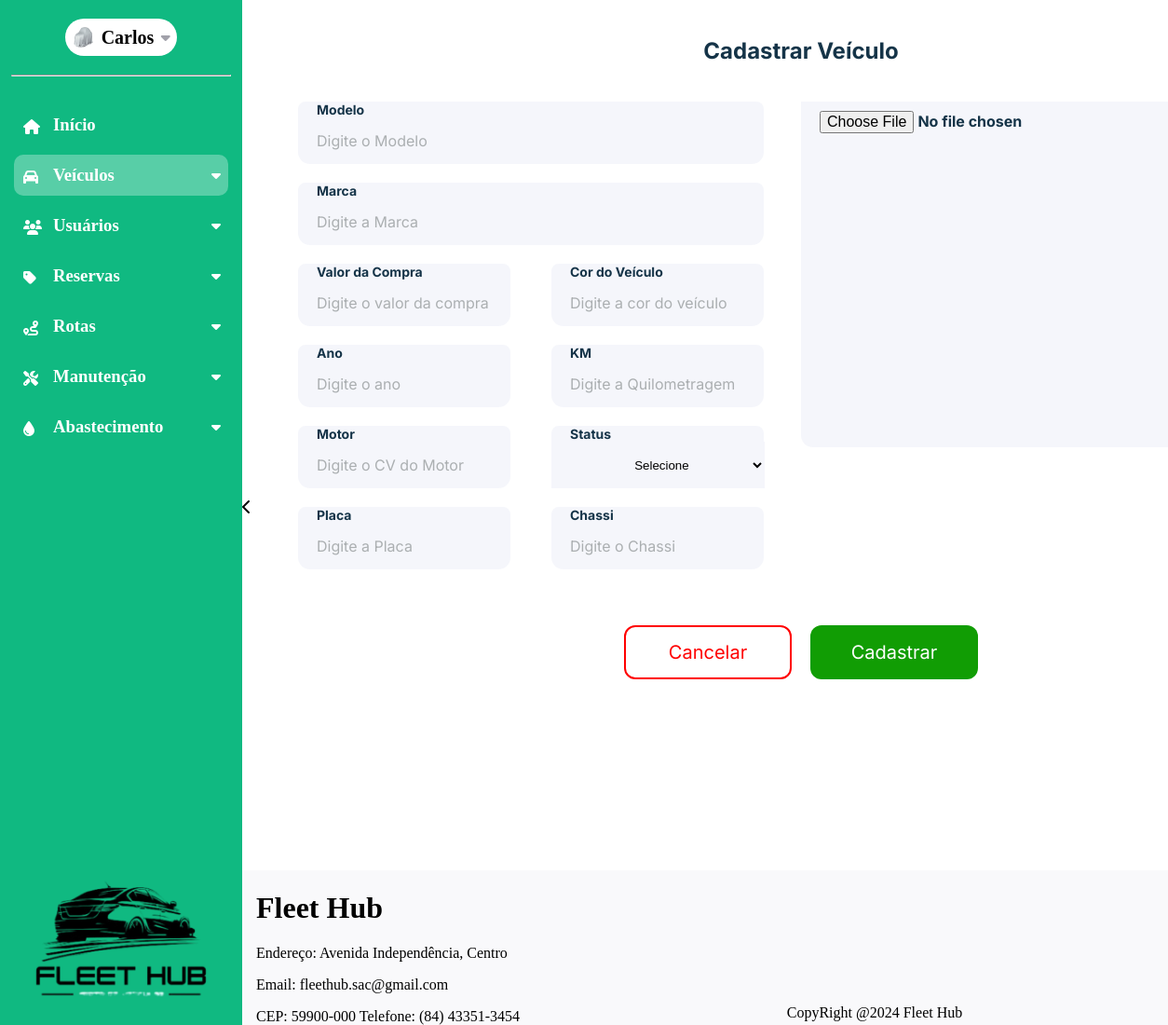
Screenshot of /cadastrar-veiculo (signed in) with the database file from the repository.
### dashboard/models.py (models this page shows, shortened)
class CustomUser(AbstractUser):
    nome = models.CharField(max_length=50)
    email = models.EmailField(max_length=254, unique=True)
    cpf = models.CharField(max_length=11, unique=True)
    telefone = models.CharField(max_length=15)
    rua = models.CharField(max_length=35)
    bairro = models.CharField(max_length=35)
    cidade = models.CharField(max_length=35)
    cep = models.CharField(max_length=15)
    imagem = models.ImageField(
        upload_to="imagens/usuario",
        height_field=None,
        width_field=None,
        max_length=None,
        default="carro-escondido.jpg",
    )
    estado = models.ForeignKey(Estado, on_delete=models.CASCADE, null=True, blank=True)
    tipo_usuario = models.ForeignKey(TipoUsuario, on_delete=models.CASCADE, null=True, blank=True)
    status_usuario = models.ForeignKey(StatusUsuario, on_delete=models.CASCADE, null=True, blank=True)
    groups = models.ManyToManyField(
        "auth.Group",
        related_name="customuser_set",
        blank=True
    )
    user_permissions = models.ManyToManyField(
        "auth.Permission",
        related_name="customuser_permissions_set",
        blank=True
    )

### dashboard/views.py (the view, shortened to what this page needs)
# urls.py: path('cadastrar-veiculo',views.cadastrar_veiculo,name='cadastrar_veiculo'),
@login_required
def cadastrar_veiculo(request):
    status = get_list_or_404(Status_Veiculo)
    return render(request, 'dashboard/cadastrar_veiculos.html', {'status':status})

### dashboard/templates/dashboard/cadastrar_veiculos.html (shortened to what this page needs)
{% extends 'base.html' %}
{% load static %}
{% block page_name %}cadastrar_veiculo{% endblock page_name %}
{% block estilos %}
<link rel="stylesheet" href="{% static 'css/cadastrar_veiculos.css' %}">
<link href="https://cdnjs.cloudflare.com/ajax/libs/font-awesome/6.0.0-beta3/css/all.min.css" rel="stylesheet">
{% endblock estilos %}
{% block content %}
<section id="conteudo-secundario">
    <form action="" method="POST" enctype="multipart/form-data">
        <h2 id='page_title'>Cadastrar Veículo</h2>
        <div class="container">
            <div class="menu_esquerdo">
                <div class="input_container">
                    <label>Modelo</label>
                    <input name="modelo" type="text" id="modelo" placeholder="Digite o Modelo" required>
                </div>
                <div class="input_container">
                    <label>Marca</label>
                    <input name="marca" type="text" id="marca" placeholder="Digite a Marca" required>
                </div>
                <div class="campo_duplo">
                    <div class="input_container">
                        <label>Valor da Compra</label>
                        <input name="valor" type="text" id="valcompra" maxlength="14" placeholder="Digite o valor da compra" required>
                    </div>
                    <div class="input_container">
                        <label>Cor do Veículo</label>
                        <input name="cor" type="text" id="cor_veiculo" maxlength="14" placeholder="Digite a cor do veículo" required>
                    </div>
                </div>
                <div class="campo_duplo">
                    <div class="input_container">
                        <label>Ano</label>
                        <input name="ano" type="text" id="ano" placeholder="Digite o ano" required>
                    </div>
                    <div class="input_container">
                        <label>KM</label>
                        <input name="km" type="text" id="km" placeholder="Digite a Quilometragem" required>
                    </div>
                </div>
                <div class="campo_duplo">
                    <div class="input_container">
                        <label>Motor</label>
                        <input name="motor" type="text" id="motor" placeholder="Digite o CV do Motor" required>
                    </div>
                    <div class="input_container">
                        <label>Status</label>
                        <select id="estados" name="status">
                            <option selected>Selecione</option>
                        </select>
                    </div>
                </div>
                <div class="campo_duplo">
                    <div class="input_container">
                        <label>Placa</label>
                        <input name="placa" type="text" id="placa" placeholder="Digite a Placa" required>
                    </div>
                    <div class="input_container">
                        <label>Chassi</label>
                        <input name="chassi" type="text" id="km" placeholder="Digite o Chassi" required>
                    </div>
                </div>
            </div>
            <div class="menu_direito">
                <div class="logo-img">
                    <input type="file" name="img" id="img">
                </div>
        </div>
    </div>
        <div class="rodape">
            <button type="reset" class="btn-reset">Cancelar</button>
            <button type="submit" class="btn-submit">Cadastrar</button>
        </div>
    </form>
</section>
{% endblock %}

### global_templates/base.html (shortened to what this page needs)
{% load static %}
<!DOCTYPE html>
<html lang="en">
<head>
    <link rel="stylesheet" href="{% static 'css/global-style.css' %}">
    {% block estilos %}{% endblock %}
    <link rel="stylesheet" href="https://cdnjs.cloudflare.com/ajax/libs/font-awesome/6.6.0/css/all.min.css"
 />
</head>
<body id="{% block body_id %}default-page{% endblock %}" data-page="{% block page_name %}default{% endblock %}">
    <aside id="sidebar">
        <div id="user-menu-sidebar">
            <div id="user_menu">
                <img id="img_perfil" src="{{request.user.imagem.url}}" alt="" title="Imagem do Perfil">
                <h1 id="gestor_name">{{request.user.first_name}}</h1>
                <i id="user_icon" class="fa-solid fa-caret-down" style="color: #a1a1aa;"></i>
            </div>
            <hr>
            <div id="sidebar-expansive">
                <a href="{% url 'tela_dashboard' %}" class="element-icon"><i class="fa-solid fa-house icon"
                        title="Início"></i>
                    <h3 id="text-init">Início</h3>
                </a>
                {% if user.tipo_usuario.nome == 'ADMIN' and user.status_usuario.status == 'Ativo' %}
                    <a class="element-icon" id="id-veiculos"><i class="fa-solid fa-car icon" title="Veículos"></i>
                        <h3 class="text-menu-lateral" id="text-veicles">Veículos</h3>
                        <i id="icon_veiculos" class="fa-solid fa-caret-down"
                            style="color: rgb(255, 255, 255); display: block; transform: rotate(0deg);"></i>
                    </a>
                {% endif %}
                {% if user.tipo_usuario.nome == 'ADMIN' or user.tipo_usuario.nome == 'Cliente' and user.status_usuario.status == 'Ativo' %}
                    <a class="element-icon" id="id-usuarios">
                        <i class="fa-solid fa-users icon" title="Usuários"></i>
                        <h3 class="text-menu-lateral" id="text-users">Usuários</h3>
                        <i id="icon_usuarios" class="fa-solid fa-caret-down"
                            style="color: rgb(255, 255, 255); display: block; transform: rotate(0deg);">
                        </i>
                    </a>
                {% endif %}
                {% if user.tipo_usuario.nome == 'ADMIN' or user.tipo_usuario.nome == 'Cliente' and user.status_usuario.status == 'Ativo' %}
                    <a class="element-icon" id="id-reservas"><i class="fa-solid fa-tag icon" title="Reservas"></i>
                        <h3 class="text-menu-lateral" id="text-reservations">Reservas</h3>
                            <i id="icon_reservas" class="fa-solid fa-caret-down"
                            style="color: rgb(255, 255, 255); display: block; transform: rotate(0deg);"></i>
                    </a>
                {% endif %}
                {% if user.tipo_usuario.nome == 'ADMIN' and user.status_usuario.status == 'Ativo' %}
                    <a class="element-icon" id="id-rotas"><i class="fa-solid fa-route icon" title="Rotas"></i>
                        <h3 class="text-menu-lateral" id="text-routes">Rotas</h3>
                            <i id="icon_rotas" class="fa-solid fa-caret-down"
                            style="color: rgb(255, 255, 255); display: block; transform: rotate(0deg);"></i>
                    </a>
                {% endif %}
                {% if user.tipo_usuario.nome == 'ADMIN' and user.status_usuario.status == 'Ativo' %}
                    <a class="element-icon" id="id-manutencao">
                        <i class="fa-solid fa-screwdriver-wrench icon" title="Manutenção">
                        </i>
                        <h3 class="text-menu-lateral" id="text-maintenance">Manutenção</h3>
                            <i id="icon_manutencao" class="fa-solid fa-caret-down"
                            style="color: rgb(255, 255, 255); display: block; transform: rotate(0deg);"></i>
                    </a>
                {% endif %}
                {% if user.tipo_usuario.nome == 'ADMIN' and user.status_usuario.status == 'Ativo' %}
                    <a class="element-icon" id="id-abastecimento">
                        <i class="fa-solid fa-droplet icon"
                            title="Abastecimento">
                        </i>
                    <h3 class="text-menu-lateral" id="text-supply">Abastecimento</h3>
                        <i id="icon_abastecimento" class="fa-solid fa-caret-down"
                            style="color: rgb(255, 255, 255); display: block; transform: rotate(0deg);"></i>
                    </a>
                {% endif %}
            </div>
            <img src="{% static 'img/logo_fleethub.png' %}" alt="" style="width: 100%;">
        </div>
        <div id="div-img_sidebar-expansive"><i id="img_sidebar-expansive" class="fa-solid fa-chevron-left"></i></div>
    </aside>
    <div id="content-and-footer">
        <div id='container-block-content'>
            {% block content %}{% endblock content %}
        </div>
        <footer>
            <div class="footer-left" style="margin-left: 15px;">
                <h1>Fleet Hub</h1>
                <p>Endereço: Avenida Independência, Centro</p>
                <p>Email: fleethub.sac@gmail.com</p>
                <p style="margin-bottom: 0;">CEP: 59900-000 Telefone: (84) 43351-3454</p>
            </div>
            <div class="footer-center">
                <p style="margin-bottom: 0; margin-top: 0;">CopyRight @2024 Fleet Hub </p>
            </div>
        </footer>
    </div>
</body>
</html>

### global_static/css/global-style.css (style rules this page uses)
:root { --color-white:#ffffff; --color-green-menu: #10B981; --menu-modulos-color:rgba(255,255,255,0.3); }
body { background-color:var(--color-white); margin: 0; display: flex; height: 1400px; }
hr { background-color: white; width: 90%; height: 0.5px; margin: 20px auto; }
#sidebar { background-color: var(--color-green-menu); display: flex; width: 260px; position: relative; height: auto; }
#user_menu { display: flex; justify-content: space-evenly; align-items: center; width: 120px; height: 40px; border-radius: 50px; background-color: var(--color-white); margin-top: 20px; }
.text-menu-lateral { width: 150px; }
#user_icon { transition: 400ms; }
#gestor_name { font-size: 20px; }
#img_perfil { border-radius: 50%; width: 24px; height: 24px; }
.fa-caret-down { transition: 0.5s; }
#user-menu-sidebar { display: flex; flex-direction: column; align-items: center; }
#img_sidebar-expansive { width: 28px; height: 28px; }
#div-img_sidebar-expansive { width: 28px; height: auto; display: flex; align-items: center; }
#sidebar-expansive { background-color: var(--color-green-menu); width: 260px; height: 100% }
.element-icon { text-decoration: none; display: flex; align-items: center; gap: 20px; margin-left: 15px; margin-right: 15px; margin-top: 10px; width: 230px; height: 44px; border-radius: 10px; }
.icon { width: 12px; height: 12px; margin-left: 10px; color: var(--color-white); }
#sidebar-expansive h3 { color: var(--color-white); }
#content-and-footer { display: grid; grid-template-rows: 1fr auto; width: 100%; }
footer { width: 100%; height: auto; margin: 0; display: flex; flex-direction: row; justify-content: space-between; align-items: center; background-color: rgba(239,240,244,0.4); }
.footer-center { margin-top:140px; }

### dashboard/static/css/cadastrar_veiculos.css (style rules this page uses)
body { height: 1100px; }
section { padding: 0; }
#page_title { margin: auto; text-align: center; font-family: Inter; font-weight: bold; font-size: 24px; color: #153448; padding-top: 40px; padding-bottom: 40px; }
#conteudo-secundario { margin: auto; }
form { margin: auto; }
#container-block-content { margin: 0 auto; }
.container { display: grid; grid-template-columns: 600px 600px; height: 100%; margin: auto; }
.menu_esquerdo { display: flex; row-gap: 20px; flex-direction: column; margin-left: 3em; width: 100%; max-width: 30rem; margin: auto; }
.menu_direito { margin: auto; width: 100%; height: 100%; }
.menu_direito .logo-img { width: 100%; height: 100%; }
.logo-img input { width: 80%; height: 70%; }
input { width: 100%; height: 30px; background-color: rgba(239, 241, 249, 0.6); border: 0 none; color: #153448; padding-inline: 0; font-size: 16px; font-family: Inter; font-weight: bold; padding-top: 10px; padding-left: 20px; padding-bottom: 10px; border-bottom-right-radius: 0.8rem; border-bottom-left-radius: 0.8rem; }
input::placeholder { color: #ABAFB1; font-size: 16px; font-family: Inter; font-weight: normal; }
.input_container { display: flex; flex-direction: column; width: 100%; }
.input_container label { background-color: rgba(239, 241, 249, 0.6); width: 100%; color: #153448; font-weight: bold; font-size: 14px; padding-left: 20px; font-family: Inter; border-top-right-radius: 8px; border-top-left-radius: 8px; }
.campo_duplo { display: flex; flex-direction: row; column-gap: 4rem; }
select { width: 110%; height: 100%; background-color: rgba(239, 241, 249, 0.6); border: 0 none; text-align: center; padding-left: 20px; }
.rodape { margin: auto; display: flex; column-gap: 20px; margin-top: 60px; justify-content: center; }
.rodape .btn-submit { width: 180px; height: 58px; background-color: #119D04; border: 0 none; border-radius: 12px; color: #ffff; font-size: 20px; font-family: Inter; font-weight: normal; }
.btn-submit { cursor: pointer; }
.btn-reset { cursor: pointer; }
.rodape .btn-reset { width: 180px; height: 58px; background-color: #ffff; border: 2px solid red; border-radius: 12px; color: red; font-size: 20px; font-family: Inter; font-weight: normal; }

### rows the page displays
CustomUser: user.imagem (picture), user.first_name "Carlos"
